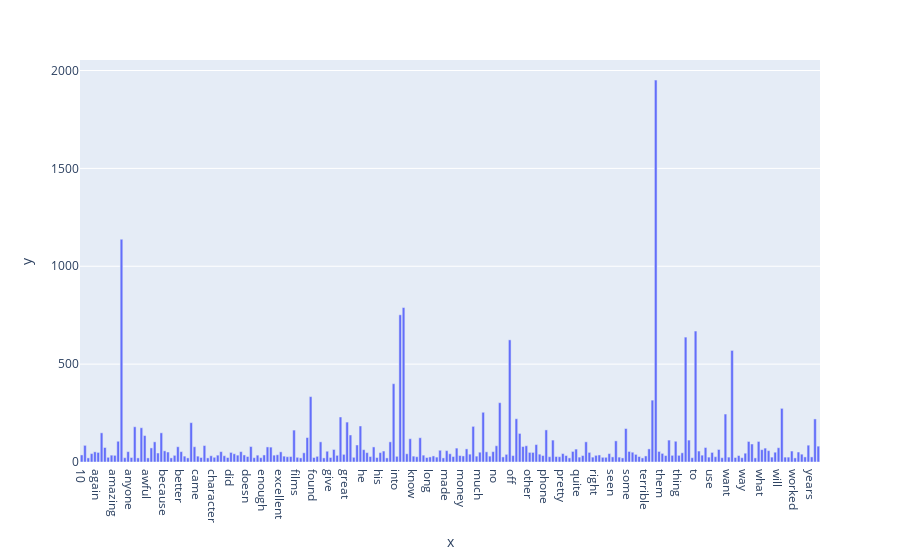

Source (notebook cell):
### Code cell
# Only show the term that shows more than 20 times
d = {'x': count_vect.get_feature_names_out(), 'y': term_frequencies}
df = pd.DataFrame(data=d)
df = df[df['y']>20]
fig = px.bar(df, x='x', y='y')
fig.show()

### Figure 1 — Plotly figure (JSON) as saved in the notebook; plotly's stock layout.template omitted (floating-point values rounded to 4 significant figures; data arrays with more than 128 entries replaced by an {"elided": "..."} marker saying what was removed)
{"data": [{"alignmentgroup": "True", "hovertemplate": "x=%{x}<br>y=%{y}<extra></extra>", "legendgroup": "", "marker": {"color": "#636efa", "pattern": {"shape": ""}}, "name": "", "offsetgroup": "", "orientation": "v", "showlegend": false, "textposition": "auto", "type": "bar", "x": {"elided": "223 str values"}, "xaxis": "x", "y": {"elided": "223 int values"}, "yaxis": "y"}], "layout": {"barmode": "relative", "legend": {"tracegroupgap": 0}, "margin": {"t": 60}, "xaxis": {"anchor": "y", "domain": [0, 1], "title": {"text": "x"}}, "yaxis": {"anchor": "x", "domain": [0, 1], "title": {"text": "y"}}}}
